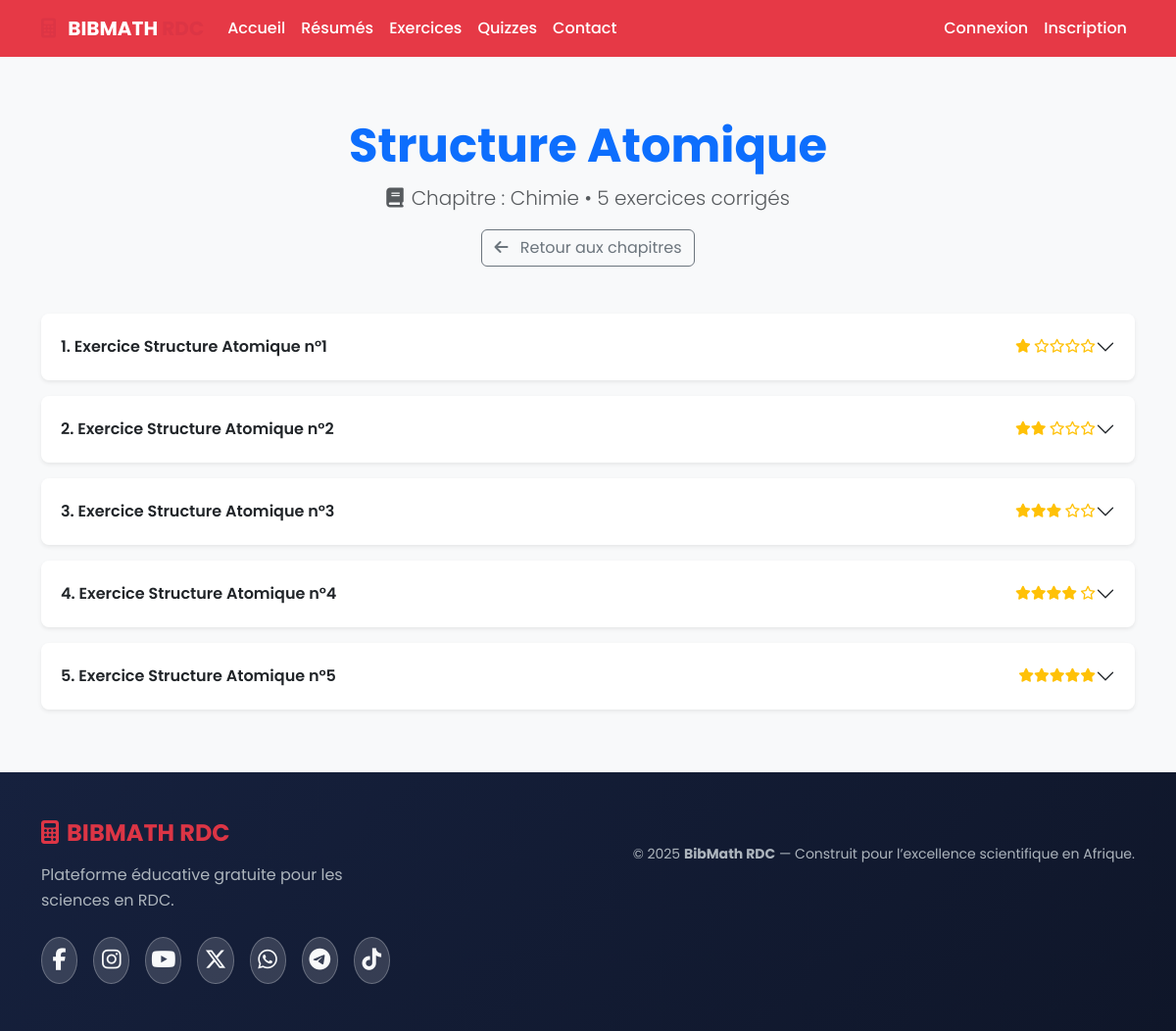
/category/14, run on the app's committed database.
### project/models.py (models this page shows, shortened)
class Category(db.Model):
    __tablename__ = 'categories'
    id = db.Column(db.Integer, primary_key=True)
    name = db.Column(db.String(150), nullable=False)
    description = db.Column(db.Text, nullable=True)
    chapter_id = db.Column(db.Integer, db.ForeignKey('chapters.id'), nullable=False)
    exercises = db.relationship('Exercise', backref='category', lazy='dynamic', cascade="all, delete-orphan")

class Chapter(db.Model):
    __tablename__ = 'chapters'
    id = db.Column(db.Integer, primary_key=True)
    name = db.Column(db.String(150), nullable=False)     # ex: "Mathématiques"
    subject = db.Column(db.String(50), nullable=False)  # maths, physique, chimie
    description = db.Column(db.Text, nullable=True)
    categories = db.relationship('Category', backref='chapter', lazy='select', cascade="all, delete-orphan")

class Exercise(db.Model):
    __tablename__ = 'exercises'
    id = db.Column(db.Integer, primary_key=True)
    title = db.Column(db.String(200), nullable=False)
    subject = db.Column(db.String(50), nullable=False)
    level = db.Column(db.String(50), nullable=False)    # debutant, intermediaire, avance
    difficulty = db.Column(db.Integer, default=1)      # 1 à 5
    statement_latex = db.Column(db.Text, nullable=False)
    solution_latex = db.Column(db.Text, nullable=True)
    created_at = db.Column(db.DateTime, default=datetime.utcnow)
    category_id = db.Column(db.Integer, db.ForeignKey('categories.id'), nullable=True)
    author_id = db.Column(db.Integer, db.ForeignKey('users.id'), nullable=False)

### project/routes/main.py (the view)
@main_bp.route('/category/<int:category_id>')
def category_detail(category_id):
    category = Category.query.get_or_404(category_id)
    exercises = category.exercises.order_by(Exercise.difficulty).all()
    return render_template('category_detail.html', category=category, exercises=exercises)

### project/templates/category_detail.html (shortened to what this page needs)
{% extends "base.html" %}
{% block content %}
<div class="container py-5">
    <div class="text-center mb-5">
        <h1 class="display-5 fw-bold text-primary">{{ category.name }}</h1>
        <p class="lead text-muted">
            <i class="fas fa-book me-2"></i>Chapitre : {{ category.chapter.name }} •
            {{ exercises | length }} exercices corrigés
        </p>
        <a href="{{ url_for('main.exercises') }}" class="btn btn-outline-secondary">
            <i class="fas fa-arrow-left me-2"></i> Retour aux chapitres
        </a>
    </div>
    <div class="accordion" id="exercisesAccordion">
        {% for exercise in exercises %}
        <div class="accordion-item mb-3 border-0 shadow-sm rounded-3">
            <h2 class="accordion-header">
                <button class="accordion-button collapsed fw-semibold py-4" type="button" data-bs-toggle="collapse"
                        data-bs-target="#exo{{ exercise.id }}">
                    <div class="d-flex w-100 justify-content-between align-items-center">
                        <span>{{ loop.index }}. {{ exercise.title }}</span>
                        <div class="text-warning small">
                            {% for i in range(exercise.difficulty) %}<i class="fas fa-star"></i>{% endfor %}
                            {% for i in range(exercise.difficulty, 5) %}<i class="far fa-star"></i>{% endfor %}
                        </div>
                    </div>
                </button>
            </h2>
        </div>
        {% endfor %}
    </div>
</div>
{% endblock %}

### project/static/css/style.css (style rules this page uses)
:root { --primary-color: #1a1a2e; --accent-color: #162447; --btn-color: #e43f5a; --success-color: #28a745; --warning-color: #ffc107; --danger-color: #dc3545; --info-color: #17a2b8; --light-color: #f8f9fa; --dark-color: #343a40; }
body { font-family: 'Poppins', 'Segoe UI', sans-serif; background-color: var(--light-color); color: var(--dark-color); line-height: 1.6; transition: background-color 0.3s ease, color 0.3s ease; }
.accordion-button { border-radius: 10px !important; font-weight: 600; }
.accordion-item { border-radius: 10px; border: none; margin-bottom: 10px; box-shadow: 0 2px 10px rgba(0,0,0,0.08); }

### project/templates/base.html (style rules this page uses)
:root { --primary-color: #e63946; --navbar-bg: rgba(26,26,46,.95); }
body { font-family: 'Poppins', sans-serif; min-height: 100vh; display: flex; flex-direction: column; background: #f8f9fa; }

### data on the page
Category: name "Structure Atomique"
Chapter: chapter.name "Chimie"
Exercise: title "Exercice Structure Atomique n°1", difficulty 1 (drawn)
Exercise: title "Exercice Structure Atomique n°2", difficulty 2 (drawn)
Exercise: title "Exercice Structure Atomique n°3", difficulty 3 (drawn)
Exercise: title "Exercice Structure Atomique n°4", difficulty 4 (drawn)
Exercise: title "Exercice Structure Atomique n°5", difficulty 5 (drawn)

### other printed values
{{ exercises | length }} "5"
